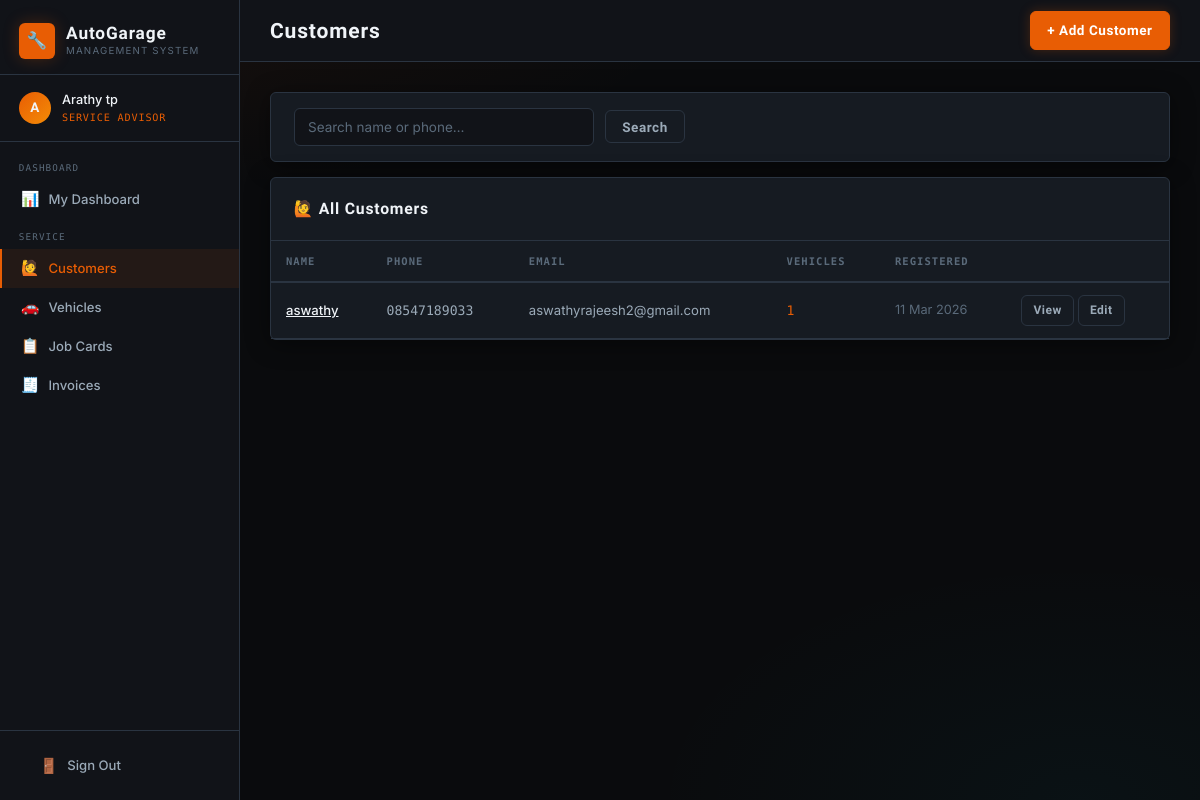
The app's page /customers/ (signed in) with its own data.
### core/models.py (models this page shows, shortened)
class UserProfile(models.Model):
    ROLE_CHOICES = [
        ('owner', 'Owner'),
        ('advisor', 'Service Advisor'),
        ('mechanic', 'Mechanic'),
        ('store_manager', 'Store Manager'),
    ]
    user = models.OneToOneField(User, on_delete=models.CASCADE, related_name='profile')
    role = models.CharField(max_length=20, choices=ROLE_CHOICES)
    phone = models.CharField(max_length=20, blank=True)
    created_at = models.DateTimeField(auto_now_add=True)

class Customer(models.Model):
    name = models.CharField(max_length=100)
    email = models.EmailField(blank=True)
    phone = models.CharField(max_length=20)
    address = models.TextField(blank=True)
    created_at = models.DateTimeField(auto_now_add=True)
    created_by = models.ForeignKey(User, on_delete=models.SET_NULL, null=True)

### core/views.py (the view)
# urls.py: path('customers/', views.customer_list, name='customer_list'),
@login_required
@role_required('owner', 'advisor')
def customer_list(request):
    q = request.GET.get('q', '')
    customers = Customer.objects.all()
    if q:
        customers = customers.filter(Q(name__icontains=q) | Q(phone__icontains=q))
    return render(request, 'core/customer_list.html', {'customers': customers, 'q': q})

### core/views.py (called while the page is built)
def role_required(*roles):
    def decorator(view_func):
        @wraps(view_func)
        def wrapper(request, *args, **kwargs):
            if not request.user.is_authenticated:
                return redirect('login')
            try:
                profile = request.user.profile
                if profile.role in roles or request.user.is_superuser:
                    return view_func(request, *args, **kwargs)
            except UserProfile.DoesNotExist:
                if request.user.is_superuser:
                    return view_func(request, *args, **kwargs)
            messages.error(request, "You don't have permission to access that page.")
            return redirect('dashboard')
        return wrapper
    return decorator

### core/templates/core/customer_list.html (shortened to what this page needs)
{% extends 'core/base.html' %}
{% block page_title %}Customers{% endblock %}
{% block topbar_actions %}<a href="{% url 'customer_create' %}" class="btn btn-primary">+ Add Customer</a>{% endblock %}
{% block content %}
<div class="card mb-2" style="padding:1rem 1.5rem;">
  <form method="get" style="display:flex;gap:0.75rem;align-items:center;">
    <input type="text" name="q" value="{{ q }}" class="form-input" style="max-width:300px;" placeholder="Search name or phone…">
    <button class="btn btn-secondary">Search</button>
  </form>
</div>
<div class="card">
  <div class="card-header"><span class="card-title">🙋 All Customers</span></div>
  <div class="table-wrap"><table>
    <thead><tr><th>Name</th><th>Phone</th><th>Email</th><th>Vehicles</th><th>Registered</th><th></th></tr></thead>
    <tbody>
      {% for c in customers %}
      <tr>
        <td><a href="{% url 'customer_detail' c.pk %}" style="color:var(--text-1);">{{ c.name }}</a></td>
        <td class="text-mono">{{ c.phone }}</td>
        <td>{{ c.email|default:"—" }}</td>
        <td class="text-accent text-mono">{{ c.vehicles.count }}</td>
        <td class="text-muted">{{ c.created_at|date:"d M Y" }}</td>
        <td>
          <a href="{% url 'customer_detail' c.pk %}" class="btn btn-secondary btn-sm">View</a>
          <a href="{% url 'customer_edit' c.pk %}" class="btn btn-secondary btn-sm">Edit</a>
        </td>
      </tr>
      {% empty %}<tr><td colspan="6" class="text-center text-muted">No customers yet</td></tr>
      {% endfor %}
    </tbody>
  </table></div>
</div>
{% endblock %}

### core/templates/core/base.html (shortened to what this page needs)
{% load static %}
<!DOCTYPE html>
<html lang="en">
<head>
  <link rel="stylesheet" href="{% static 'core/css/style.css' %}">
</head>
<body>
<div class="layout">
  <aside class="sidebar">
    <div class="sidebar-brand">
      <a href="{% url 'dashboard' %}" class="logo">
        <div class="logo-icon">🔧</div>
        <div>
          <div class="logo-text">AutoGarage</div>
          <div class="logo-sub">Management System</div>
        </div>
      </a>
    </div>
    <div class="sidebar-user">
      <div class="user-avatar">{{ request.user.username|first|upper }}</div>
      <div>
        <div class="user-name">{{ request.user.get_full_name|default:request.user.username }}</div>
        <div class="user-role">
          {% if request.user.is_superuser %}Owner{% else %}{{ request.user.profile.get_role_display }}{% endif %}
        </div>
      </div>
    </div>
    <nav class="sidebar-nav">
      {% with role=request.user.profile.role|default:"owner" %}
      {% if request.user.is_superuser or role == "owner" %}
      <div class="nav-section">
        <div class="nav-section-label">Overview</div>
        <a href="{% url 'owner_dashboard' %}" class="nav-link {% if request.resolver_match.url_name == 'owner_dashboard' %}active{% endif %}">
          <span class="icon">📊</span><span>Dashboard</span>
        </a>
        <a href="{% url 'reports' %}" class="nav-link {% if request.resolver_match.url_name == 'reports' %}active{% endif %}">
          <span class="icon">📈</span><span>Reports</span>
        </a>
      </div>
      <div class="nav-section">
        <div class="nav-section-label">People</div>
        <a href="{% url 'staff_list' %}" class="nav-link {% if 'staff' in request.resolver_match.url_name %}active{% endif %}">
          <span class="icon">👥</span><span>Staff</span>
        </a>
        <a href="{% url 'customer_list' %}" class="nav-link {% if 'customer' in request.resolver_match.url_name %}active{% endif %}">
          <span class="icon">🙋</span><span>Customers</span>
        </a>
      </div>
      <div class="nav-section">
        <div class="nav-section-label">Operations</div>
        <a href="{% url 'vehicle_list' %}" class="nav-link {% if 'vehicle' in request.resolver_match.url_name %}active{% endif %}">
          <span class="icon">🚗</span><span>Vehicles</span>
        </a>
        <a href="{% url 'job_list' %}" class="nav-link {% if 'job' in request.resolver_match.url_name %}active{% endif %}">
          <span class="icon">📋</span><span>Job Cards</span>
        </a>
        <a href="{% url 'invoice_list' %}" class="nav-link {% if 'invoice' in request.resolver_match.url_name %}active{% endif %}">
          <span class="icon">🧾</span><span>Invoices</span>
        </a>
      </div>
      <div class="nav-section">
        <div class="nav-section-label">Inventory</div>
        <a href="{% url 'parts_list' %}" class="nav-link {% if 'part' in request.resolver_match.url_name %}active{% endif %}">
          <span class="icon">⚙️</span><span>Spare Parts</span>
        </a>
        <a href="{% url 'category_list' %}" class="nav-link {% if 'category' in request.resolver_match.url_name %}active{% endif %}">
          <span class="icon">🏷️</span><span>Categories</span>
        </a>
        <a href="{% url 'supplier_list' %}" class="nav-link {% if 'supplier' in request.resolver_match.url_name %}active{% endif %}">
          <span class="icon">🏭</span><span>Suppliers</span>
        </a>
      </div>
      {% elif role == "advisor" %}
      <div class="nav-section">
        <div class="nav-section-label">Dashboard</div>
        <a href="{% url 'advisor_dashboard' %}" class="nav-link {% if request.resolver_match.url_name == 'advisor_dashboard' %}active{% endif %}">
          <span class="icon">📊</span><span>My Dashboard</span>
        </a>
      </div>
      <div class="nav-section">
        <div class="nav-section-label">Service</div>
        <a href="{% url 'customer_list' %}" class="nav-link {% if 'customer' in request.resolver_match.url_name %}active{% endif %}">
          <span class="icon">🙋</span><span>Customers</span>
        </a>
        <a href="{% url 'vehicle_list' %}" class="nav-link {% if 'vehicle' in request.resolver_match.url_name %}active{% endif %}">
          <span class="icon">🚗</span><span>Vehicles</span>
        </a>
        <a href="{% url 'job_list' %}" class="nav-link {% if 'job' in request.resolver_match.url_name %}active{% endif %}">
          <span class="icon">📋</span><span>Job Cards</span>
        </a>
        <a href="{% url 'invoice_list' %}" class="nav-link {% if 'invoice' in request.resolver_match.url_name %}active{% endif %}">
          <span class="icon">🧾</span><span>Invoices</span>
        </a>
      </div>
      {% endif %}
      {% endwith %}
    </nav>
    <div class="sidebar-footer">
      <a href="{% url 'logout' %}" class="nav-link">
        <span class="icon">🚪</span><span>Sign Out</span>
      </a>
    </div>
  </aside>
  <div class="main">
    <div class="topbar">
      <div class="page-title">
        {% block page_title %}Dashboard{% endblock %}
      </div>
      <div class="topbar-actions">
        {% block topbar_actions %}{% endblock %}
      </div>
    </div>
    <div class="content">
      {% block content %}{% endblock %}
    </div>
  </div>
</div>
</body>
</html>

### records on screen
Customer: name "aswathy", phone "08547189033", email "aswathyrajeesh2@gmail.com", vehicles.count "1", created_at "11 Mar 2026"

### other values on screen
{{ request.user.username|first|upper }} "A"
{{ request.user.get_full_name|default:request.user.username }} "Arathy tp"
{{ request.user.profile.get_role_display }} "SERVICE ADVISOR"
